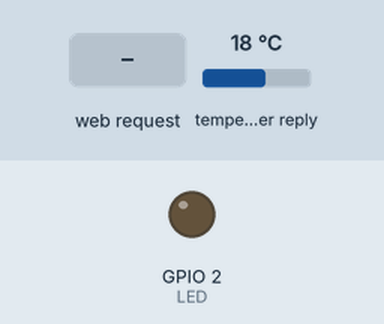
This sketch was run on a simulated ESP8266 (NodeMCU). On the bench: output pins drawn as LEDs (lit = HIGH). The test bench sets the inputs (shaded band); at power-on: temperature in the weather reply 18 °C. WiFi joins after 1.5 s; servers stay silent unless stated; web services answer with replies made up by the test bench; what the sketch prints to the serial monitor is not drawn.

Above: at 2.7 s.
2.8 s: HTTP request GET /LED=ON received
At 3.8 s:
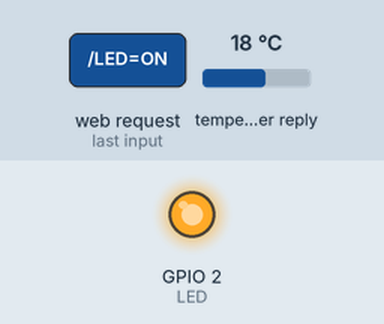
4.3 s: HTTP request GET /LED=OFF received
At 5.0 s:
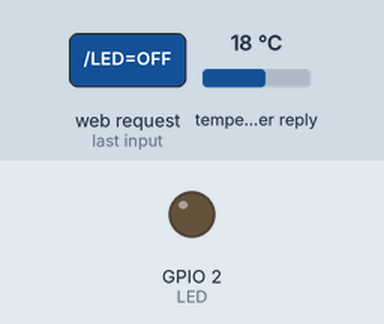
Timing chart, 0 to 7.3 s (numbered marks = the images above; inputs shaded):
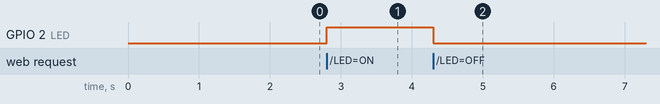

Measured:
- after the input at 2.8 s, GPIO 2 (LED): LOW → HIGH at once
- after the input at 4.3 s, GPIO 2 (LED): HIGH → LOW at once

The sketch:

wifi_hotspot.ino
```cpp
#include <ESP8266WiFi.h>
#include <ESP8266HTTPClient.h>
#include <ArduinoJson.h>

const char* ssid = "Nagarjuna";
const char* password = "123456789";

int LED = 2; // led connected to D0
WiFiServer server(80);

void setup()
{
 Serial.begin(115200);
 pinMode(LED, OUTPUT);
 digitalWrite(LED, LOW);

 Serial.print("Connecting to the Newtork");
 WiFi.begin(ssid, password);
 while (WiFi.status() != WL_CONNECTED)
 {
   delay(500);
   Serial.print(".");
 }
 Serial.println("WiFi connected");
 server.begin();  // Starts the Server
 Serial.println("Server started");

 Serial.print("IP Address of network: ");
 Serial.println(WiFi.localIP());
 Serial.println("/");
}

void loop()
{
 WiFiClient client = server.available();
 if (!client)
 {
   return;
 }
 Serial.println("Waiting for new client");
 while(!client.available())
 {
   delay(1);
 }

 String request = client.readStringUntil('\r');
 Serial.println(request);
 client.flush();

 int value = LOW;
 if(request.indexOf("/LED=ON") != -1)
 {
   digitalWrite(LED, HIGH); // Turn ON LED
   value = HIGH;

 }
 if(request.indexOf("/LED=OFF") != -1)
 {
   digitalWrite(LED, LOW); // Turn OFF LED
   value = LOW;
   Weather_calling();
 }


 client.println("HTTP/1.1 200 OK"); // standalone web server with an ESP8266
 client.println("Content-Type: text/html");
 client.println("");
 client.println("<!DOCTYPE HTML>");
 //client.println("<html lang="en">");
 client.println("<head>");
 client.println("<html>");
 //client.println("<meta charset="UTF-8">");
 //client.println("<meta name="viewport" content="width=device-width, initial-scale=1.0">");

client.println("<title>nodemcu_project</title>");
client.println("</head>");
client.println("<body>");
client.println("<h1>SMART_OLED</h1>");
client.println("<button class=\"button\" \"on-button\">wifi on</button>");
client.println("<button class=\"button\" \"off-button\">wifi off</button> <br> <br>");
client.println("<input id=\"userInput\" placeholder=\"Enter your Quote\"> <br> <br>");
client.println("<button onclick=\"myfunction()\">Give Hit</button>");
client.println("<h1 id=\"message\"></h1>");
client.println("<button class=\"emoji\"> &#128512;</button>");
client.println("<button class=\"emoji\"> &#128517;</button>");
client.println("<button class=\"emoji\"> &#128522;</button>");
client.println("<button class=\"emoji\"> &#128525;</button>");
client.println("<button class=\"emoji\"> &#128542;</button>");
client.println("<script>");
//client.println("function myfunction(){let userInput= document.querySelector("#userInput");let message=document.querySelector("#message");message.innerHTML ="Your Quote is Displayed as like this," + userInput.value;}");
client.println("</script>");
client.println("</body>");
client.println("h1{color:red}");
client.println("<style>");
client.println(".button {padding: 50px 50px;font-size: 48px;margin: 5px;cursor: pointer;}");
client.println(".on-button {background-color: green;color: white; }");
client.println(".off-button {background-color: red;color: white;}");
client.println(" body {width: 100%;height: 100vh;margin: 0;background-color: #FFD1DC;color: #000000;font-family: Cursive;font-size: 16px;background-repeat: no-repeat;background-size: 100% 100%;text-align:center;}");
client.println(".emoji{font-size: 100px;}");
client.println(" </style>");

 client.print("LED: ");
 if(value == HIGH)
 {
   client.print("ON");
 }
 else
 {
   client.print("OFF");
 }


 client.println("<br><br>");
 client.println("<a href=\"/LED=ON\"\"><button>ON</button></a>");
 client.println("<a href=\"/LED=OFF\"\"><button>OFF</button></a><br />");
 client.println("</html>");

 delay(1);
 Serial.println("Client disonnected");
 Serial.println("");


}


void Weather_calling()
{
  if (WiFi.status() == WL_CONNECTED)
  { //Check WiFi connection status

    HTTPClient http;  //Declare an object of class HTTPClient

    http.begin("http://api.weatherapi.com/v1/current.json?key=08ac3bf21ce7464a89461528240106&q=Bangalore&aqi=no");  //Specify request destination
    int httpCode = http.GET();                                  //Send the request

    if (httpCode > 0)
    { //Check the returning code

      String payload = http.getString();   //Get the request response payload
      Serial.println(payload);             //Print the response payload
              // Stream& input;
     JsonDocument doc;

     DeserializationError error = deserializeJson(doc, payload);

      if (error)
       {
         Serial.print("deserializeJson() failed: ");
         Serial.println(error.c_str());
         return;
       }

       JsonObject location = doc["location"];
       const char* location_name = location["name"]; // "Bangalore"
       Serial.print("This is location:");
       Serial.println(location_name);
       const char* location_region = location["region"]; // "Karnataka"
       Serial.print("This is location_region:");
       Serial.println(location_region);
       const char* location_country = location["country"]; // "India"
       Serial.print("This is location_country:");
       Serial.println(location_country);
       float location_lat = location["lat"]; // 12.98
        Serial.print("This is location_lat:");
       Serial.println(location_lat);
       float location_lon = location["lon"]; // 77.58
          Serial.print("location_lon:");
       Serial.println(location_lon);
       const char* location_tz_id = location["tz_id"]; // "Asia/Kolkata"
          Serial.print("location_tz_id:");
       Serial.println(location_tz_id);
       long location_localtime_epoch = location["localtime_epoch"]; // 1717223635
          Serial.print("location_localtime_epoch:");
       Serial.println(location_localtime_epoch);
       const char* location_localtime = location["localtime"]; // "2024-06-01 12:03"
          Serial.print("location_localtime:");
       Serial.println(location_localtime);

       JsonObject current = doc["current"];
       long current_last_updated_epoch = current["last_updated_epoch"]; // 1717223400
          Serial.print("current_last_updated_epoch:");
       Serial.println(current_last_updated_epoch);
       const char* current_last_updated = current["last_updated"]; // "2024-06-01 12:00"
          Serial.print("current_last_updated:");
       Serial.println(current_last_updated);
       int current_temp_c = current["temp_c"]; // 30
         Serial.print("current_temp_c:");
       Serial.println(current_temp_c);
       int current_temp_f = current["temp_f"]; // 86
          Serial.print("current_temp_f:");
       Serial.println(current_temp_f);
       int current_is_day = current["is_day"]; // 1
         Serial.print("current_is_day:");
       Serial.println(current_is_day);

       JsonObject current_condition = current["condition"];
       const char* current_condition_text = current_condition["text"]; // "Partly cloudy"
          Serial.print("current_condition_text:");
       Serial.println(current_condition_text);
       const char* current_condition_icon = current_condition["icon"];
          Serial.print("current_condition_icon:");
       Serial.println(current_condition_icon);
       int current_condition_code = current_condition["code"]; // 1003
          Serial.print("current_condition_code:");
       Serial.println(current_condition_code);

       float current_wind_mph = current["wind_mph"]; // 9.4
         Serial.print("current_wind_mph:");
       Serial.println(current_wind_mph);
       float current_wind_kph = current["wind_kph"]; // 15.1
          Serial.print("current_wind_kph:");
       Serial.println(current_wind_kph);
       int current_wind_degree = current["wind_degree"]; // 300
         Serial.print("current_wind_degree:");
       Serial.println(current_wind_degree);
       const char* current_wind_dir = current["wind_dir"]; // "WNW"
          Serial.print("current_wind_dir:");
       Serial.println(current_wind_dir);
       int current_pressure_mb = current["pressure_mb"]; // 1012
          Serial.print("current_pressure_mb:");
       Serial.println(current_pressure_mb);
       float current_pressure_in = current["pressure_in"]; // 29.88
         Serial.print("current_pressure_in:");
       Serial.println(current_pressure_in);
       int current_precip_mm = current["precip_mm"]; // 0
         Serial.print("current_precip_mm:");
       Serial.println(current_precip_mm);
       int current_precip_in = current["precip_in"]; // 0
          Serial.print("current_precip_in:");
       Serial.println(current_precip_in);
       int current_humidity = current["humidity"]; // 59
          Serial.print("current_humidity:");
       Serial.println(current_humidity);
       int current_cloud = current["cloud"]; // 25
          Serial.print("current_cloud:");
       Serial.println(current_cloud);
       float current_feelslike_c = current["feelslike_c"]; // 30.3
          Serial.print("current_feelslike_c:");
       Serial.println(current_feelslike_c);
       float current_feelslike_f = current["feelslike_f"]; // 86.5
          Serial.print("current_feelslike_f:");
       Serial.println(current_feelslike_f);
       int current_windchill_c = current["windchill_c"]; // 33
          Serial.print("current_windchill_c:");
       Serial.println(current_windchill_c);
       float current_windchill_f = current["windchill_f"]; // 91.5
         Serial.print("current_windchill_f:");
       Serial.println(current_windchill_f);
       float current_heatindex_c = current["heatindex_c"]; // 34.8
         Serial.print("current_heatindex_c:");
       Serial.println(current_heatindex_c);
       float current_heatindex_f = current["heatindex_f"]; // 94.6
         Serial.print("current_heatindex_f:");
       Serial.println(current_heatindex_f);
       float current_dewpoint_c = current["dewpoint_c"]; // 18.1
         Serial.print("current_dewpoint_c:");
       Serial.println(current_dewpoint_c);
       float current_dewpoint_f = current["dewpoint_f"]; // 64.6
          Serial.print("current_dewpoint_f:");
       Serial.println(current_dewpoint_f);
       int current_vis_km = current["vis_km"]; // 8
         Serial.print("current_vis_km:");
       Serial.println(current_vis_km);
       int current_vis_miles = current["vis_miles"]; // 4
          Serial.print("current_vis_miles:");
       Serial.println(current_vis_miles);
       int current_uv = current["uv"]; // 8
          Serial.print("current_uv:");
       Serial.println(current_uv);
       float current_gust_mph = current["gust_mph"]; // 13.9
         Serial.print("current_gust_mph:");
       Serial.println(current_gust_mph);
       float current_gust_kph = current["gust_kph"]; // 22.3
          Serial.print("current_gust_kph:");
       Serial.println(current_gust_kph);
    }

    http.end();   //Close connection

  }
}
```
